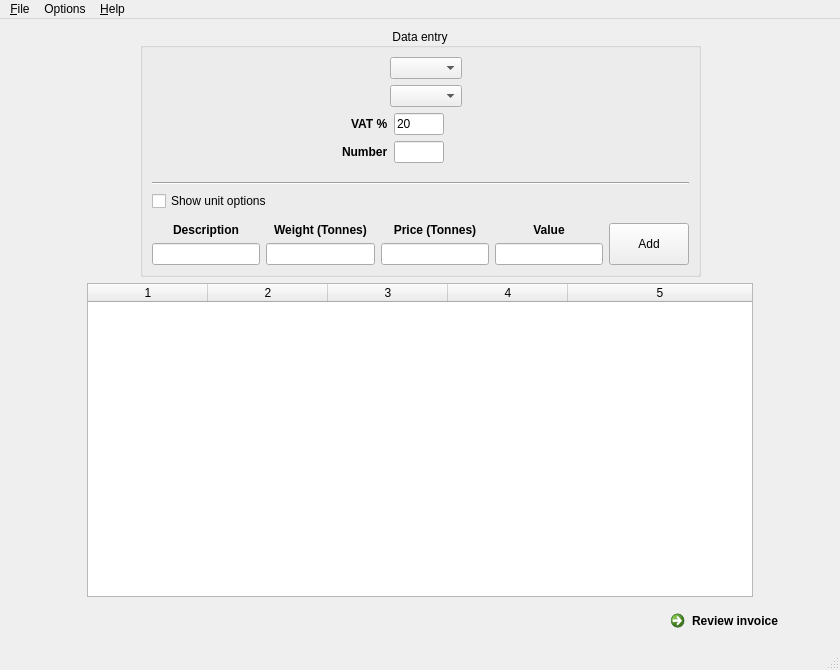
<?xml version="1.0" encoding="UTF-8"?>
<ui version="4.0">
 <class>invoiceWindow</class>
 <widget class="QMainWindow" name="invoiceWindow">
  <property name="geometry">
   <rect>
    <x>0</x>
    <y>0</y>
    <width>840</width>
    <height>670</height>
   </rect>
  </property>
  <property name="windowTitle">
   <string>MainWindow</string>
  </property>
  <widget class="QWidget" name="centralwidget">
   <layout class="QVBoxLayout" name="verticalLayout_7">
    <item>
     <layout class="QVBoxLayout" name="verticalLayout_6">
      <item>
       <layout class="QHBoxLayout" name="horizontalLayout_3">
        <item>
         <spacer name="horizontalSpacer_3">
          <property name="orientation">
           <enum>Qt::Horizontal</enum>
          </property>
          <property name="sizeHint" stdset="0">
           <size>
            <width>58</width>
            <height>20</height>
           </size>
          </property>
         </spacer>
        </item>
        <item>
         <widget class="QGroupBox" name="dataEntryBox">
          <property name="title">
           <string>Data entry</string>
          </property>
          <property name="alignment">
           <set>Qt::AlignCenter</set>
          </property>
          <layout class="QVBoxLayout" name="verticalLayout_5">
           <item>
            <layout class="QHBoxLayout" name="horizontalLayout_7">
             <item>
              <spacer name="horizontalSpacer_10">
               <property name="orientation">
                <enum>Qt::Horizontal</enum>
               </property>
               <property name="sizeHint" stdset="0">
                <size>
                 <width>238</width>
                 <height>20</height>
                </size>
               </property>
              </spacer>
             </item>
             <item>
              <widget class="QComboBox" name="typeCombobox"/>
             </item>
             <item>
              <spacer name="horizontalSpacer_11">
               <property name="orientation">
                <enum>Qt::Horizontal</enum>
               </property>
               <property name="sizeHint" stdset="0">
                <size>
                 <width>218</width>
                 <height>20</height>
                </size>
               </property>
              </spacer>
             </item>
            </layout>
           </item>
           <item>
            <layout class="QHBoxLayout" name="horizontalLayout_2">
             <item>
              <spacer name="horizontalSpacer">
               <property name="orientation">
                <enum>Qt::Horizontal</enum>
               </property>
               <property name="sizeHint" stdset="0">
                <size>
                 <width>238</width>
                 <height>20</height>
                </size>
               </property>
              </spacer>
             </item>
             <item>
              <widget class="QComboBox" name="customerCombobox">
               <property name="sizePolicy">
                <sizepolicy hsizetype="Preferred" vsizetype="Preferred">
                 <horstretch>0</horstretch>
                 <verstretch>0</verstretch>
                </sizepolicy>
               </property>
               <property name="maxVisibleItems">
                <number>20</number>
               </property>
               <property name="maxCount">
                <number>100</number>
               </property>
               <property name="insertPolicy">
                <enum>QComboBox::InsertAlphabetically</enum>
               </property>
               <property name="sizeAdjustPolicy">
                <enum>QComboBox::AdjustToContents</enum>
               </property>
              </widget>
             </item>
             <item>
              <spacer name="horizontalSpacer_2">
               <property name="orientation">
                <enum>Qt::Horizontal</enum>
               </property>
               <property name="sizeHint" stdset="0">
                <size>
                 <width>218</width>
                 <height>20</height>
                </size>
               </property>
              </spacer>
             </item>
            </layout>
           </item>
           <item>
            <layout class="QHBoxLayout" name="horizontalLayout_6">
             <item>
              <spacer name="horizontalSpacer_8">
               <property name="orientation">
                <enum>Qt::Horizontal</enum>
               </property>
               <property name="sizeHint" stdset="0">
                <size>
                 <width>190</width>
                 <height>20</height>
                </size>
               </property>
              </spacer>
             </item>
             <item>
              <widget class="QLabel" name="label_5">
               <property name="text">
                <string>&lt;!DOCTYPE HTML PUBLIC &quot;-//W3C//DTD HTML 4.0//EN&quot; &quot;http://www.w3.org/TR/REC-html40/strict.dtd&quot;&gt;
&lt;html&gt;&lt;head&gt;&lt;meta name=&quot;qrichtext&quot; content=&quot;1&quot; /&gt;&lt;style type=&quot;text/css&quot;&gt;
p, li { white-space: pre-wrap; }
&lt;/style&gt;&lt;/head&gt;&lt;body style=&quot; font-family:'Sans Serif'; font-size:9pt; font-weight:400; font-style:normal;&quot;&gt;
&lt;p style=&quot; margin-top:0px; margin-bottom:0px; margin-left:0px; margin-right:0px; -qt-block-indent:0; text-indent:0px;&quot;&gt;&lt;span style=&quot; font-weight:600;&quot;&gt;VAT %&lt;/span&gt;&lt;/p&gt;&lt;/body&gt;&lt;/html&gt;</string>
               </property>
              </widget>
             </item>
             <item>
              <widget class="QLineEdit" name="vatEdit">
               <property name="sizePolicy">
                <sizepolicy hsizetype="Fixed" vsizetype="Fixed">
                 <horstretch>0</horstretch>
                 <verstretch>0</verstretch>
                </sizepolicy>
               </property>
               <property name="maximumSize">
                <size>
                 <width>50</width>
                 <height>16777215</height>
                </size>
               </property>
               <property name="text">
                <string>20</string>
               </property>
              </widget>
             </item>
             <item>
              <spacer name="horizontalSpacer_9">
               <property name="orientation">
                <enum>Qt::Horizontal</enum>
               </property>
               <property name="sizeHint" stdset="0">
                <size>
                 <width>245</width>
                 <height>20</height>
                </size>
               </property>
              </spacer>
             </item>
            </layout>
           </item>
           <item>
            <layout class="QHBoxLayout" name="horizontalLayout_8">
             <item>
              <spacer name="horizontalSpacer_12">
               <property name="orientation">
                <enum>Qt::Horizontal</enum>
               </property>
               <property name="sizeHint" stdset="0">
                <size>
                 <width>190</width>
                 <height>20</height>
                </size>
               </property>
              </spacer>
             </item>
             <item>
              <widget class="QLabel" name="numberLabel">
               <property name="text">
                <string>&lt;!DOCTYPE HTML PUBLIC &quot;-//W3C//DTD HTML 4.0//EN&quot; &quot;http://www.w3.org/TR/REC-html40/strict.dtd&quot;&gt;
&lt;html&gt;&lt;head&gt;&lt;meta name=&quot;qrichtext&quot; content=&quot;1&quot; /&gt;&lt;style type=&quot;text/css&quot;&gt;
p, li { white-space: pre-wrap; }
&lt;/style&gt;&lt;/head&gt;&lt;body style=&quot; font-family:'Sans Serif'; font-size:9pt; font-weight:400; font-style:normal;&quot;&gt;
&lt;p style=&quot; margin-top:0px; margin-bottom:0px; margin-left:0px; margin-right:0px; -qt-block-indent:0; text-indent:0px;&quot;&gt;&lt;span style=&quot; font-weight:600;&quot;&gt;Number&lt;/span&gt;&lt;/p&gt;&lt;/body&gt;&lt;/html&gt;</string>
               </property>
              </widget>
             </item>
             <item>
              <widget class="QLineEdit" name="numberEdit">
               <property name="sizePolicy">
                <sizepolicy hsizetype="Fixed" vsizetype="Fixed">
                 <horstretch>0</horstretch>
                 <verstretch>0</verstretch>
                </sizepolicy>
               </property>
               <property name="maximumSize">
                <size>
                 <width>50</width>
                 <height>16777215</height>
                </size>
               </property>
              </widget>
             </item>
             <item>
              <spacer name="horizontalSpacer_13">
               <property name="orientation">
                <enum>Qt::Horizontal</enum>
               </property>
               <property name="sizeHint" stdset="0">
                <size>
                 <width>245</width>
                 <height>20</height>
                </size>
               </property>
              </spacer>
             </item>
            </layout>
           </item>
           <item>
            <spacer name="verticalSpacer">
             <property name="orientation">
              <enum>Qt::Vertical</enum>
             </property>
             <property name="sizeType">
              <enum>QSizePolicy::Minimum</enum>
             </property>
             <property name="sizeHint" stdset="0">
              <size>
               <width>20</width>
               <height>13</height>
              </size>
             </property>
            </spacer>
           </item>
           <item>
            <widget class="Line" name="line">
             <property name="orientation">
              <enum>Qt::Horizontal</enum>
             </property>
            </widget>
           </item>
           <item>
            <widget class="QCheckBox" name="checkBox">
             <property name="text">
              <string>Show unit options</string>
             </property>
            </widget>
           </item>
           <item>
            <widget class="UnitFrame" name="unitFrame">
             <property name="toolTip">
              <string>Extended table widget.</string>
             </property>
             <property name="whatsThis">
              <string>Extended table widget.</string>
             </property>
            </widget>
           </item>
           <item>
            <layout class="QHBoxLayout" name="horizontalLayout">
             <item>
              <layout class="QVBoxLayout" name="verticalLayout">
               <property name="spacing">
                <number>6</number>
               </property>
               <property name="rightMargin">
                <number>0</number>
               </property>
               <item>
                <widget class="QLabel" name="label">
                 <property name="text">
                  <string>&lt;!DOCTYPE HTML PUBLIC &quot;-//W3C//DTD HTML 4.0//EN&quot; &quot;http://www.w3.org/TR/REC-html40/strict.dtd&quot;&gt;
&lt;html&gt;&lt;head&gt;&lt;meta name=&quot;qrichtext&quot; content=&quot;1&quot; /&gt;&lt;style type=&quot;text/css&quot;&gt;
p, li { white-space: pre-wrap; }
&lt;/style&gt;&lt;/head&gt;&lt;body style=&quot; font-family:'Sans Serif'; font-size:9pt; font-weight:400; font-style:normal;&quot;&gt;
&lt;p style=&quot; margin-top:0px; margin-bottom:0px; margin-left:0px; margin-right:0px; -qt-block-indent:0; text-indent:0px;&quot;&gt;&lt;span style=&quot; font-weight:600;&quot;&gt;Description&lt;/span&gt;&lt;/p&gt;&lt;/body&gt;&lt;/html&gt;</string>
                 </property>
                 <property name="alignment">
                  <set>Qt::AlignCenter</set>
                 </property>
                </widget>
               </item>
               <item>
                <widget class="QLineEdit" name="descriptionEdit">
                 <property name="maximumSize">
                  <size>
                   <width>230</width>
                   <height>16777215</height>
                  </size>
                 </property>
                </widget>
               </item>
              </layout>
             </item>
             <item>
              <layout class="QVBoxLayout" name="verticalLayout_4">
               <item>
                <widget class="QLabel" name="weightLabel">
                 <property name="text">
                  <string>&lt;!DOCTYPE HTML PUBLIC &quot;-//W3C//DTD HTML 4.0//EN&quot; &quot;http://www.w3.org/TR/REC-html40/strict.dtd&quot;&gt;
&lt;html&gt;&lt;head&gt;&lt;meta name=&quot;qrichtext&quot; content=&quot;1&quot; /&gt;&lt;style type=&quot;text/css&quot;&gt;
p, li { white-space: pre-wrap; }
&lt;/style&gt;&lt;/head&gt;&lt;body style=&quot; font-family:'Sans Serif'; font-size:9pt; font-weight:400; font-style:normal;&quot;&gt;
&lt;p style=&quot; margin-top:0px; margin-bottom:0px; margin-left:0px; margin-right:0px; -qt-block-indent:0; text-indent:0px;&quot;&gt;&lt;span style=&quot; font-weight:600;&quot;&gt;Weight (Tonnes)&lt;/span&gt;&lt;/p&gt;&lt;/body&gt;&lt;/html&gt;</string>
                 </property>
                 <property name="alignment">
                  <set>Qt::AlignCenter</set>
                 </property>
                </widget>
               </item>
               <item>
                <widget class="QLineEdit" name="weightEdit">
                 <property name="maximumSize">
                  <size>
                   <width>111</width>
                   <height>16777215</height>
                  </size>
                 </property>
                </widget>
               </item>
              </layout>
             </item>
             <item>
              <layout class="QVBoxLayout" name="verticalLayout_3">
               <item>
                <widget class="QLabel" name="pricePerUnitLabel">
                 <property name="text">
                  <string>&lt;!DOCTYPE HTML PUBLIC &quot;-//W3C//DTD HTML 4.0//EN&quot; &quot;http://www.w3.org/TR/REC-html40/strict.dtd&quot;&gt;
&lt;html&gt;&lt;head&gt;&lt;meta name=&quot;qrichtext&quot; content=&quot;1&quot; /&gt;&lt;style type=&quot;text/css&quot;&gt;
p, li { white-space: pre-wrap; }
&lt;/style&gt;&lt;/head&gt;&lt;body style=&quot; font-family:'Sans Serif'; font-size:9pt; font-weight:400; font-style:normal;&quot;&gt;
&lt;p style=&quot; margin-top:0px; margin-bottom:0px; margin-left:0px; margin-right:0px; -qt-block-indent:0; text-indent:0px;&quot;&gt;&lt;span style=&quot; font-weight:600;&quot;&gt;Price (Tonnes)&lt;/span&gt;&lt;/p&gt;&lt;/body&gt;&lt;/html&gt;</string>
                 </property>
                 <property name="alignment">
                  <set>Qt::AlignCenter</set>
                 </property>
                </widget>
               </item>
               <item>
                <widget class="QLineEdit" name="pricePerUnitEdit">
                 <property name="maximumSize">
                  <size>
                   <width>111</width>
                   <height>16777215</height>
                  </size>
                 </property>
                </widget>
               </item>
              </layout>
             </item>
             <item>
              <layout class="QVBoxLayout" name="verticalLayout_2">
               <item>
                <widget class="QLabel" name="label_4">
                 <property name="text">
                  <string>&lt;!DOCTYPE HTML PUBLIC &quot;-//W3C//DTD HTML 4.0//EN&quot; &quot;http://www.w3.org/TR/REC-html40/strict.dtd&quot;&gt;
&lt;html&gt;&lt;head&gt;&lt;meta name=&quot;qrichtext&quot; content=&quot;1&quot; /&gt;&lt;style type=&quot;text/css&quot;&gt;
p, li { white-space: pre-wrap; }
&lt;/style&gt;&lt;/head&gt;&lt;body style=&quot; font-family:'Sans Serif'; font-size:9pt; font-weight:400; font-style:normal;&quot;&gt;
&lt;p style=&quot; margin-top:0px; margin-bottom:0px; margin-left:0px; margin-right:0px; -qt-block-indent:0; text-indent:0px;&quot;&gt;&lt;span style=&quot; font-weight:600;&quot;&gt;Value&lt;/span&gt;&lt;/p&gt;&lt;/body&gt;&lt;/html&gt;</string>
                 </property>
                 <property name="alignment">
                  <set>Qt::AlignCenter</set>
                 </property>
                </widget>
               </item>
               <item>
                <widget class="QLineEdit" name="valueEdit">
                 <property name="maximumSize">
                  <size>
                   <width>111</width>
                   <height>16777215</height>
                  </size>
                 </property>
                </widget>
               </item>
              </layout>
             </item>
             <item>
              <widget class="QPushButton" name="addButton">
               <property name="sizePolicy">
                <sizepolicy hsizetype="Minimum" vsizetype="Preferred">
                 <horstretch>0</horstretch>
                 <verstretch>0</verstretch>
                </sizepolicy>
               </property>
               <property name="text">
                <string>Add</string>
               </property>
               <property name="shortcut">
                <string>Return</string>
               </property>
              </widget>
             </item>
            </layout>
           </item>
          </layout>
         </widget>
        </item>
        <item>
         <spacer name="horizontalSpacer_4">
          <property name="orientation">
           <enum>Qt::Horizontal</enum>
          </property>
          <property name="sizeHint" stdset="0">
           <size>
            <width>58</width>
            <height>20</height>
           </size>
          </property>
         </spacer>
        </item>
       </layout>
      </item>
      <item>
       <layout class="QHBoxLayout" name="horizontalLayout_4">
        <item>
         <spacer name="horizontalSpacer_5">
          <property name="orientation">
           <enum>Qt::Horizontal</enum>
          </property>
          <property name="sizeType">
           <enum>QSizePolicy::Maximum</enum>
          </property>
          <property name="sizeHint" stdset="0">
           <size>
            <width>78</width>
            <height>20</height>
           </size>
          </property>
         </spacer>
        </item>
        <item>
         <widget class="PayloadTableWidget" name="payloadTableWidget">
          <property name="sizePolicy">
           <sizepolicy hsizetype="Preferred" vsizetype="MinimumExpanding">
            <horstretch>0</horstretch>
            <verstretch>0</verstretch>
           </sizepolicy>
          </property>
          <property name="toolTip">
           <string>Current payloads.</string>
          </property>
          <property name="whatsThis">
           <string>PayloadTable widget.</string>
          </property>
          <property name="editTriggers">
           <set>QAbstractItemView::NoEditTriggers</set>
          </property>
          <property name="alternatingRowColors">
           <bool>true</bool>
          </property>
          <property name="showGrid">
           <bool>false</bool>
          </property>
          <property name="columnCount">
           <number>5</number>
          </property>
          <attribute name="horizontalHeaderDefaultSectionSize">
           <number>120</number>
          </attribute>
          <attribute name="horizontalHeaderHighlightSections">
           <bool>false</bool>
          </attribute>
          <attribute name="horizontalHeaderMinimumSectionSize">
           <number>120</number>
          </attribute>
          <attribute name="horizontalHeaderShowSortIndicator" stdset="0">
           <bool>false</bool>
          </attribute>
          <attribute name="horizontalHeaderStretchLastSection">
           <bool>true</bool>
          </attribute>
          <column/>
          <column/>
          <column/>
          <column/>
          <column/>
         </widget>
        </item>
        <item>
         <spacer name="horizontalSpacer_6">
          <property name="orientation">
           <enum>Qt::Horizontal</enum>
          </property>
          <property name="sizeType">
           <enum>QSizePolicy::Maximum</enum>
          </property>
          <property name="sizeHint" stdset="0">
           <size>
            <width>78</width>
            <height>20</height>
           </size>
          </property>
         </spacer>
        </item>
       </layout>
      </item>
     </layout>
    </item>
    <item>
     <layout class="QHBoxLayout" name="horizontalLayout_5">
      <item>
       <spacer name="horizontalSpacer_7">
        <property name="orientation">
         <enum>Qt::Horizontal</enum>
        </property>
        <property name="sizeHint" stdset="0">
         <size>
          <width>618</width>
          <height>20</height>
         </size>
        </property>
       </spacer>
      </item>
      <item>
       <widget class="QCommandLinkButton" name="reviewButton">
        <property name="sizePolicy">
         <sizepolicy hsizetype="Minimum" vsizetype="Minimum">
          <horstretch>0</horstretch>
          <verstretch>0</verstretch>
         </sizepolicy>
        </property>
        <property name="maximumSize">
         <size>
          <width>168</width>
          <height>41</height>
         </size>
        </property>
        <property name="text">
         <string>Review invoice</string>
        </property>
       </widget>
      </item>
     </layout>
    </item>
   </layout>
  </widget>
  <widget class="QMenuBar" name="menubar">
   <property name="geometry">
    <rect>
     <x>0</x>
     <y>0</y>
     <width>840</width>
     <height>23</height>
    </rect>
   </property>
   <widget class="QMenu" name="menuFile">
    <property name="title">
     <string>&amp;File</string>
    </property>
    <addaction name="actionPrintPreview"/>
    <addaction name="actionQuit"/>
   </widget>
   <widget class="QMenu" name="menuHelp">
    <property name="title">
     <string>&amp;Help</string>
    </property>
    <addaction name="actionAboutInvoice"/>
   </widget>
   <widget class="QMenu" name="menuOptions">
    <property name="title">
     <string>Options</string>
    </property>
    <addaction name="actionToggleAutoCalc"/>
   </widget>
   <addaction name="menuFile"/>
   <addaction name="menuOptions"/>
   <addaction name="menuHelp"/>
  </widget>
  <widget class="QStatusBar" name="statusbar"/>
  <action name="actionQuit">
   <property name="text">
    <string>&amp;Quit</string>
   </property>
   <property name="shortcut">
    <string>Ctrl+Q</string>
   </property>
  </action>
  <action name="actionAboutInvoice">
   <property name="text">
    <string>About &amp;Invoice</string>
   </property>
   <property name="shortcut">
    <string>Ctrl+I</string>
   </property>
  </action>
  <action name="actionPrintPreview">
   <property name="text">
    <string>&amp;Print Preview</string>
   </property>
   <property name="shortcut">
    <string>Ctrl+P</string>
   </property>
  </action>
  <action name="actionToggleAutoCalc">
   <property name="text">
    <string>&amp;Toggle Auto Calc</string>
   </property>
   <property name="shortcut">
    <string>Ctrl+T</string>
   </property>
  </action>
 </widget>
 <customwidgets>
  <customwidget>
   <class>PayloadTableWidget</class>
   <extends>QTableWidget</extends>
   <header>custom_widgets.payloadTableWidget</header>
  </customwidget>
  <customwidget>
   <class>UnitFrame</class>
   <extends>QFrame</extends>
   <header>custom_widgets.unitFrame</header>
   <container>1</container>
  </customwidget>
 </customwidgets>
 <tabstops>
  <tabstop>addButton</tabstop>
  <tabstop>payloadTableWidget</tabstop>
  <tabstop>reviewButton</tabstop>
  <tabstop>typeCombobox</tabstop>
  <tabstop>customerCombobox</tabstop>
 </tabstops>
 <resources/>
 <connections>
  <connection>
   <sender>checkBox</sender>
   <signal>toggled(bool)</signal>
   <receiver>unitFrame</receiver>
   <slot>setVisible(bool)</slot>
   <hints>
    <hint type="sourcelabel">
     <x>206</x>
     <y>199</y>
    </hint>
    <hint type="destinationlabel">
     <x>224</x>
     <y>218</y>
    </hint>
   </hints>
  </connection>
 </connections>
</ui>
